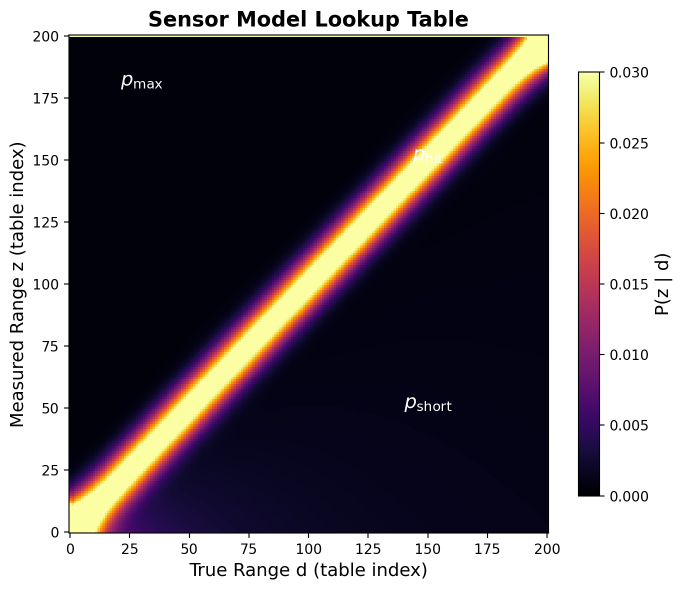
#> input picture presentation_figures/sensor_model_heatmap.png, 1364 x 1179 px, given in place of stata_basement.png, which was not available (shown at 1/2 size)
$ python generate_presentation_figures.py
#> lines starting #> are read from the running program, lines starting #| are printed output that depends on the picture; pictures that were not available may be replaced by others from this repository, and a replacement may not be noted
#!/usr/bin/env python3
"""
Generate presentation figures for MCL Lab 5.

Standalone script — no ROS dependency. Produces:
  1. Sensor model heatmap (P(z|d) lookup table)
  2. Sensor model component breakdown (1D slice)
  3. Particle initialization & convergence snapshots on map
  4. Motion model propagation fan

Usage:
    python3 scripts/generate_presentation_figures.py

Output goes to presentation_figures/
"""

import os
import sys
import numpy as np
import matplotlib
matplotlib.use('Agg')
import matplotlib.pyplot as plt
from matplotlib.patches import FancyArrowPatch
import matplotlib.image as mpimg

SCRIPT_DIR = os.path.dirname(os.path.abspath(__file__))
REPO_DIR = os.path.dirname(SCRIPT_DIR)
OUT_DIR = os.path.join(REPO_DIR, "presentation_figures")
MAP_IMG_PATH = os.path.join(REPO_DIR, "maps", "stata_basement.png")

# Map metadata from stata_basement.yaml
MAP_RESOLUTION = 0.0504  # m/pixel
MAP_ORIGIN = np.array([25.9, 48.5])  # world coords of pixel (0, 0)
MAP_ORIGIN_YAW = 3.14  # ~pi, map is rotated 180 deg

# Sensor model parameters (from sensor_model.py)
ALPHA_HIT = 0.74
ALPHA_SHORT = 0.07
ALPHA_MAX = 0.07
ALPHA_RAND = 0.12
SIGMA_HIT = 8.0
TABLE_WIDTH = 201

# Motion model noise stds (from motion_model.py)
ODOM_NOISE_STDS = np.array([0.1, 0.1, 0.05])


def precompute_sensor_model():
    """Reproduce sensor model table computation (no ROS needed)."""
    z_max = TABLE_WIDTH - 1
    z = np.arange(TABLE_WIDTH)
    d = np.arange(TABLE_WIDTH)
    z_grid, d_grid = np.meshgrid(z, d, indexing='ij')

    # p_hit: Gaussian centered at d
    p_hit = np.exp(-0.5 * ((z_grid - d_grid) / SIGMA_HIT) ** 2)
    col_sums = p_hit.sum(axis=0)
    col_sums[col_sums == 0] = 1.0
    p_hit = p_hit / col_sums

    # p_short: linearly decreasing for z <= d
    p_short = np.zeros_like(z_grid, dtype=float)
    valid = (d_grid > 0) & (z_grid <= d_grid) & (z_grid >= 0)
    p_short[valid] = (2.0 / d_grid[valid]) * (1.0 - z_grid[valid] / d_grid[valid])

    # p_max: spike at z_max
    p_max = np.zeros_like(z_grid, dtype=float)
    p_max[z_grid == z_max] = 1.0

    # p_rand: uniform
    p_rand = np.ones_like(z_grid, dtype=float) / z_max

    # Combined table
    table = (ALPHA_HIT * p_hit + ALPHA_SHORT * p_short +
             ALPHA_MAX * p_max + ALPHA_RAND * p_rand)
    col_sums = table.sum(axis=0)
    col_sums[col_sums == 0] = 1.0
    table = table / col_sums

    return table, p_hit, p_short, p_max, p_rand


def motion_model_evaluate(particles, odometry):
    """Reproduce motion model (stochastic, no ROS needed)."""
    dx, dy, dtheta = odometry
    n = particles.shape[0]
    magnitude = np.sqrt(dx**2 + dy**2 + dtheta**2) + 1e-6
    noise = np.random.normal(0, ODOM_NOISE_STDS * magnitude, size=(n, 3))
    dx = dx + noise[:, 0]
    dy = dy + noise[:, 1]
    dtheta = dtheta + noise[:, 2]

    cos_theta = np.cos(particles[:, 2])
    sin_theta = np.sin(particles[:, 2])
    particles[:, 0] += cos_theta * dx - sin_theta * dy
    particles[:, 1] += sin_theta * dx + cos_theta * dy
    particles[:, 2] += dtheta
    return particles


def figure1_sensor_model_heatmap(table):
    """Plot the P(z|d) lookup table as a heatmap."""
    fig, ax = plt.subplots(figsize=(7, 6))
    im = ax.imshow(table, origin='lower', aspect='auto',
                   cmap='inferno', interpolation='nearest',
                   vmin=0, vmax=0.03)
    cbar = fig.colorbar(im, ax=ax, shrink=0.85)
    cbar.set_label("P(z | d)", fontsize=13)
    ax.set_xlabel("True Range d (table index)", fontsize=13)
    ax.set_ylabel("Measured Range z (table index)", fontsize=13)
    ax.set_title("Sensor Model Lookup Table", fontsize=15, fontweight='bold')

    # Annotate regions
    ax.text(30, 180, r"$p_{\mathrm{max}}$", color='white', fontsize=14,
            fontweight='bold', ha='center')
    ax.text(150, 150, r"$p_{\mathrm{hit}}$", color='white', fontsize=14,
            fontweight='bold', ha='center')
    ax.text(150, 50, r"$p_{\mathrm{short}}$", color='white', fontsize=14,
            fontweight='bold', ha='center')

    plt.tight_layout()
    path = os.path.join(OUT_DIR, "sensor_model_heatmap.png")
    fig.savefig(path, dpi=200, bbox_inches='tight')
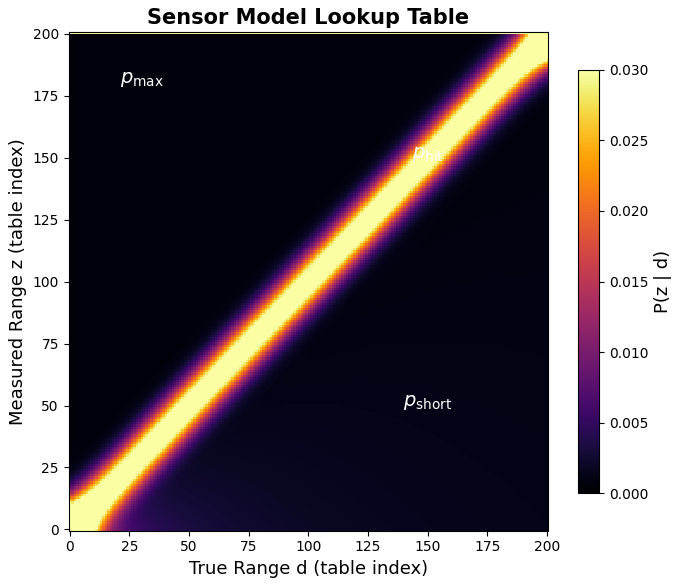
#> figure drawn by matplotlib, 2 panels
    plt.close(fig)
    print(f"  Saved {path}")


def figure2_sensor_model_components(p_hit, p_short, p_max, p_rand):
    """Plot 1D slice at fixed d showing all four components."""
    d_val = 120  # slice at this true range
    z = np.arange(TABLE_WIDTH)

    hit = ALPHA_HIT * p_hit[:, d_val]
    short = ALPHA_SHORT * p_short[:, d_val]
    mx = ALPHA_MAX * p_max[:, d_val]
    rand = ALPHA_RAND * p_rand[:, d_val]
    combined = hit + short + mx + rand

    fig, ax = plt.subplots(figsize=(8, 4.5))
    ax.fill_between(z, 0, hit, alpha=0.5, color='#2196F3', label=r'$\alpha_{\mathrm{hit}} \cdot p_{\mathrm{hit}}$ (74%)')
    ax.fill_between(z, 0, short, alpha=0.5, color='#FF9800', label=r'$\alpha_{\mathrm{short}} \cdot p_{\mathrm{short}}$ (7%)')
    ax.fill_between(z, 0, rand, alpha=0.4, color='#4CAF50', label=r'$\alpha_{\mathrm{rand}} \cdot p_{\mathrm{rand}}$ (12%)')
    # p_max is a spike at z=200, mark it
    ax.axvline(x=TABLE_WIDTH - 1, color='#F44336', linestyle='--', linewidth=1.5,
               label=r'$\alpha_{\mathrm{max}} \cdot p_{\mathrm{max}}$ (7%)')
    ax.plot(z, combined, 'k-', linewidth=1.5, label='Combined P(z | d)')

    ax.set_xlabel("Measured Range z", fontsize=13)
    ax.set_ylabel("Probability Density", fontsize=13)
    ax.set_title(f"Sensor Model Components (d = {d_val})", fontsize=15, fontweight='bold')
    ax.legend(fontsize=10, loc='upper left')
    ax.set_xlim(0, TABLE_WIDTH - 1)
    ax.set_ylim(bottom=0)

    plt.tight_layout()
    path = os.path.join(OUT_DIR, "sensor_model_components.png")
    fig.savefig(path, dpi=200, bbox_inches='tight')
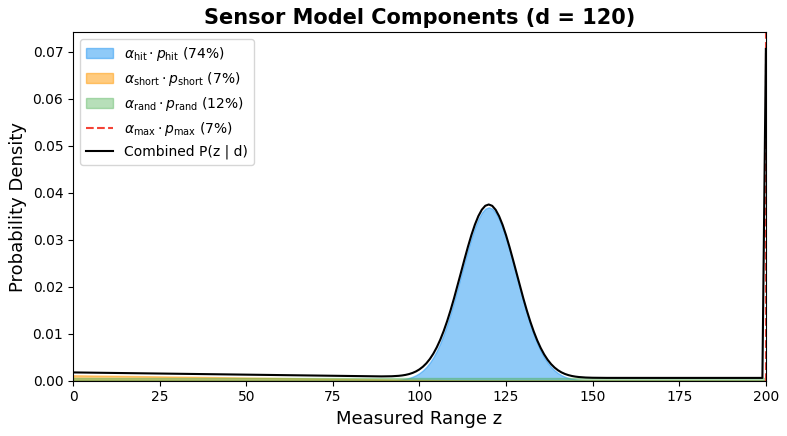
#> figure drawn by matplotlib, 1 panel; curve peaks at x = 200, y = 0.0706
    plt.close(fig)
    print(f"  Saved {path}")


def world_to_pixel(xy):
    """Convert world coordinates to pixel coordinates on the Stata map.

    The map origin is at pixel (0, height-1) in image coords with yaw ~pi,
    meaning the map x-axis points left and y-axis points down in pixel space.
    """
    # With yaw = pi: pixel = (origin - world) / resolution
    px = (MAP_ORIGIN[0] - xy[:, 0]) / MAP_RESOLUTION
    py = (MAP_ORIGIN[1] - xy[:, 1]) / MAP_RESOLUTION
    return px, py


def figure3_particle_convergence():
    """Show particle cloud initializing and converging on the map."""
    map_img = mpimg.imread(MAP_IMG_PATH)
#> map_img is the input picture: shape (1179, 1364, 4) float32; mean R, G, B, A 0.463, 0.432, 0.452, 1
    h, w = map_img.shape[:2]
#> h = 1179; w = 1364

    np.random.seed(42)
    num_particles = 200

    # Use coordinates from actual trajectory (around the loop in Stata basement)
    # Robot operates around x=[-5.5, -3.5], y=[-2.5, 0]
    true_x, true_y, true_theta = -4.5, -0.2, -1.5

    # Stage A: Initial spread (wide Gaussian around initial pose, sigma=0.5m)
    init_particles = np.zeros((num_particles, 3))
    init_particles[:, 0] = true_x + np.random.normal(0, 0.5, num_particles)
    init_particles[:, 1] = true_y + np.random.normal(0, 0.5, num_particles)
    init_particles[:, 2] = true_theta + np.random.normal(0, 0.2, num_particles)

    # Stage B: After several update cycles (tighter cloud, shifted by motion)
    mid_particles = np.zeros((num_particles, 3))
    mid_x, mid_y = true_x + 0.3, true_y - 0.4
    mid_particles[:, 0] = mid_x + np.random.normal(0, 0.15, num_particles)
    mid_particles[:, 1] = mid_y + np.random.normal(0, 0.15, num_particles)
    mid_particles[:, 2] = true_theta + np.random.normal(0, 0.08, num_particles)

    # Stage C: Converged (very tight cluster)
    conv_particles = np.zeros((num_particles, 3))
    conv_x, conv_y = true_x + 0.6, true_y - 0.8
    conv_particles[:, 0] = conv_x + np.random.normal(0, 0.05, num_particles)
    conv_particles[:, 1] = conv_y + np.random.normal(0, 0.05, num_particles)
    conv_particles[:, 2] = (true_theta - 0.1) + np.random.normal(0, 0.01, num_particles)

    stages = [
        (init_particles, "A: Initialization\n($\\sigma_{xy}$=0.5m)", '#FF5722'),
        (mid_particles, "B: After Updates\n($\\sigma_{xy}$=0.15m)", '#FF9800'),
        (conv_particles, "C: Converged\n($\\sigma_{xy}$=0.05m)", '#4CAF50'),
    ]

    # Compute a shared view window centered on the mean of all three clouds
    all_xy = np.vstack([s[0][:, :2] for s in stages])
    center_px, center_py = world_to_pixel(np.array([[all_xy[:, 0].mean(), all_xy[:, 1].mean()]]))
    center_px, center_py = float(center_px[0]), float(center_py[0])
    # Zoom level: ±250 pixels (~12.5m each side) to show corridor walls
    span = 250

    fig, axes = plt.subplots(1, 3, figsize=(16, 5.5))
    for ax, (particles, title, color) in zip(axes, stages):
        ax.imshow(map_img, cmap='gray', extent=[0, w, h, 0])
        px, py = world_to_pixel(particles[:, :2])
        ax.scatter(px, py, s=10, c=color, alpha=0.7, zorder=5, edgecolors='none')

        # Draw heading arrows for a subset
        arrow_len = 10
        for i in range(0, num_particles, 8):
            adx = -arrow_len * np.cos(particles[i, 2])
            ady = -arrow_len * np.sin(particles[i, 2])
            ax.annotate('', xy=(px[i] + adx, py[i] + ady), xytext=(px[i], py[i]),
                        arrowprops=dict(arrowstyle='->', color=color, lw=0.7))

        ax.set_title(title, fontsize=13, fontweight='bold')
        ax.set_xlim(center_px - span, center_px + span)
        ax.set_ylim(center_py + span, center_py - span)
        ax.set_xticks([])
        ax.set_yticks([])

    fig.suptitle("Particle Filter Convergence on Map",
                 fontsize=16, fontweight='bold', y=1.01)
    plt.tight_layout()
    path = os.path.join(OUT_DIR, "particle_convergence.png")
    fig.savefig(path, dpi=200, bbox_inches='tight')
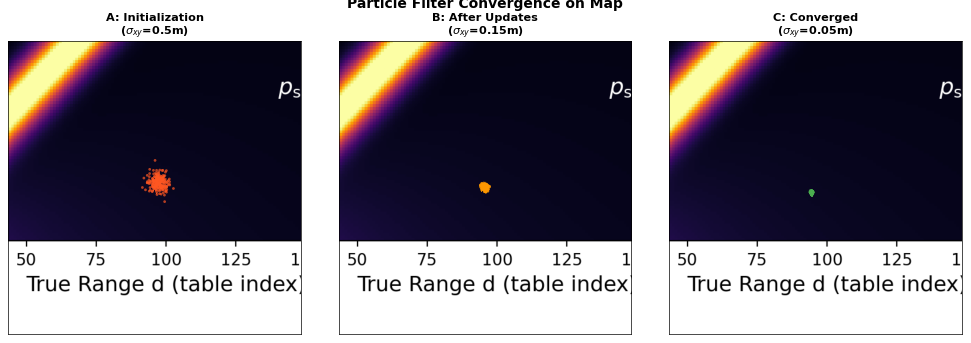
#> figure drawn by matplotlib, 3 panels
    plt.close(fig)
    print(f"  Saved {path}")


def figure4_motion_model_fan():
    """Show a single pose propagated into a cloud by the noisy motion model."""
    np.random.seed(7)
    num_particles = 200

    # Start all particles at the same pose
    start_x, start_y, start_theta = 0.0, 0.0, 0.0
    particles = np.tile([start_x, start_y, start_theta], (num_particles, 1))

    # Apply a forward odometry step
    odometry = np.array([0.5, 0.0, 0.15])  # move forward 0.5m, slight turn
    propagated = motion_model_evaluate(particles.copy(), odometry)

    fig, ax = plt.subplots(figsize=(8, 6))
    ax.set_facecolor('#f5f5f5')

    # Plot propagated particles
    ax.scatter(propagated[:, 0], propagated[:, 1], s=12, c='#2196F3',
               alpha=0.5, zorder=4, label='Propagated Particles')

    # Draw heading arrows for a subset of propagated particles
    arrow_len = 0.04
    for i in range(0, num_particles, 5):
        adx = arrow_len * np.cos(propagated[i, 2])
        ady = arrow_len * np.sin(propagated[i, 2])
        ax.annotate('', xy=(propagated[i, 0] + adx, propagated[i, 1] + ady),
                    xytext=(propagated[i, 0], propagated[i, 1]),
                    arrowprops=dict(arrowstyle='->', color='#1565C0', lw=0.6))

    # Draw the starting pose as a large arrow
    ax.annotate('', xy=(start_x + 0.08, start_y),
                xytext=(start_x, start_y),
                arrowprops=dict(arrowstyle='->', color='#F44336', lw=3))
    ax.scatter([start_x], [start_y], s=100, c='#F44336', zorder=6,
               marker='o', edgecolors='black', linewidths=1, label='Initial Pose')

    # Draw the deterministic result (no noise)
    det_x = start_x + np.cos(start_theta) * odometry[0]
    det_y = start_y + np.sin(start_theta) * odometry[0]
    ax.scatter([det_x], [det_y], s=80, c='#FF9800', zorder=6,
               marker='D', edgecolors='black', linewidths=1, label='Deterministic Result')

    ax.set_xlabel("x (m)", fontsize=13)
    ax.set_ylabel("y (m)", fontsize=13)
    ax.set_title("Motion Model: Noise Proportional to Odometry", fontsize=15, fontweight='bold')
    ax.legend(fontsize=11, loc='upper left')
    ax.set_aspect('equal')
    ax.grid(True, alpha=0.3)

    plt.tight_layout()
    path = os.path.join(OUT_DIR, "motion_model_fan.png")
    fig.savefig(path, dpi=200, bbox_inches='tight')
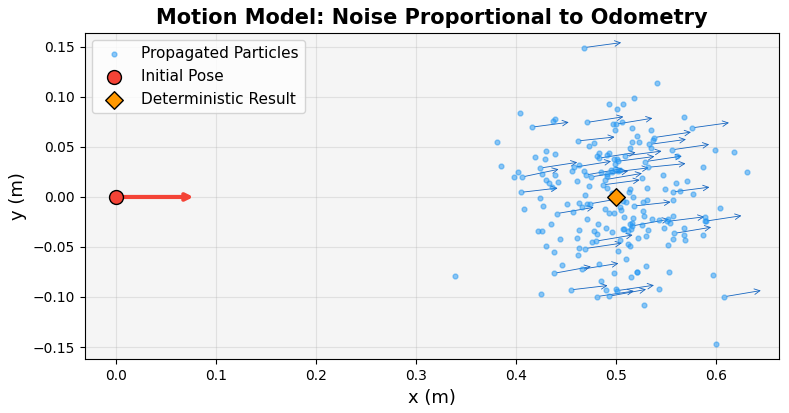
#> figure drawn by matplotlib, 1 panel
    plt.close(fig)
    print(f"  Saved {path}")


def main():
    os.makedirs(OUT_DIR, exist_ok=True)
    print("Generating presentation figures...\n")

    print("[1/4] Sensor model heatmap")
    table, p_hit, p_short, p_max, p_rand = precompute_sensor_model()
    figure1_sensor_model_heatmap(table)

    print("[2/4] Sensor model components")
    figure2_sensor_model_components(p_hit, p_short, p_max, p_rand)

    print("[3/4] Particle convergence snapshots")
    figure3_particle_convergence()

    print("[4/4] Motion model propagation fan")
    figure4_motion_model_fan()

    print(f"\nDone! All figures saved to {OUT_DIR}/")


if __name__ == "__main__":
    main()
